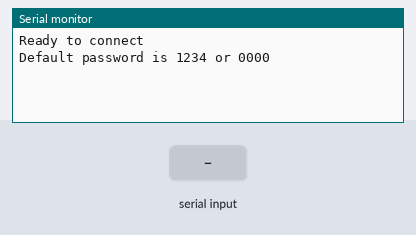
The sketch below on a simulated Arduino Uno, built with avr-gcc and run on an emulated ATmega328P. Parts: the last lines printed to the serial monitor. Inputs (shaded band) come from the test bench.

Above: at 1.2 s.
1.3 s: "1" received over the second serial link
At 2.4 s:
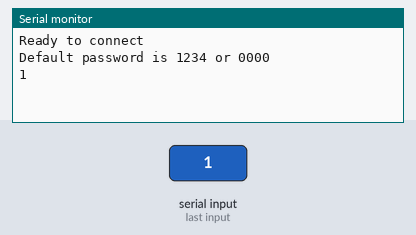
2.8 s: "0" received over the second serial link
At 3.5 s:
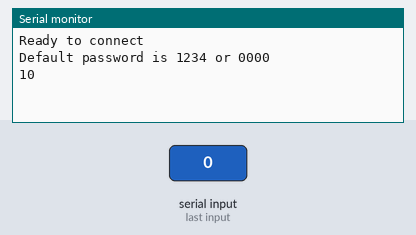

Measured:
- after the input at 1.3 s, the serial monitor: prints a new line at once (image 1)
- after the input at 2.8 s, the serial monitor: prints a new line at once (image 2)

The sketch:

bb8_program.ino
```cpp
#include <SoftwareSerial.h>
#include <AFMotor.h>

// Rx = 2 - Tx = 3
SoftwareSerial Receptor(2,3);
void setup() {
  Serial.begin(9600);
  Receptor.begin(9600);
  Serial.println("Ready to connect \nDefault password is 1234 or 0000");
}

void loop() {
  if (Receptor.available())
    Serial.write(Receptor.read());
  if (Serial.available())
    Receptor.write(Serial.read());
}
```
